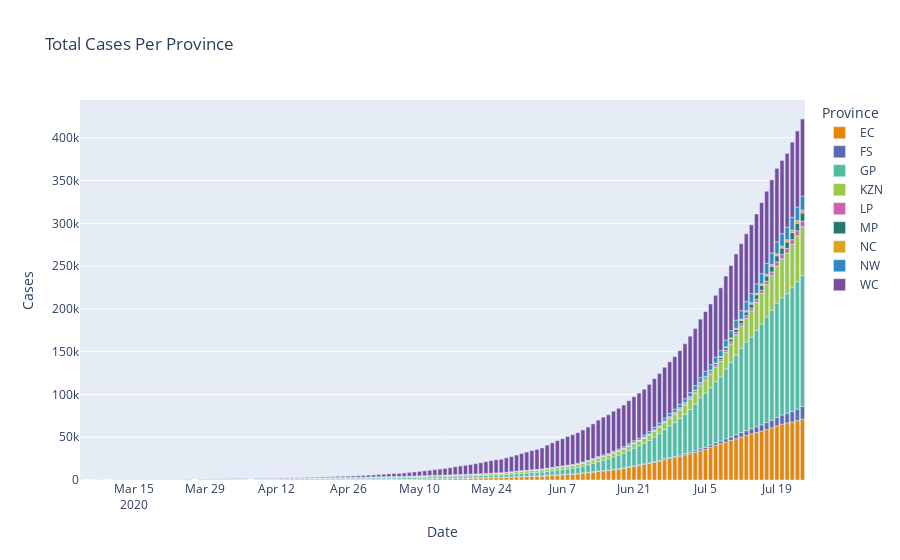

The notebook cell saved with this chart:
### Code cell
fig = px.bar(state_plotly, title='Total Cases Per Province', x='Date', y='Cases', color='Province',
             barmode='relative', color_discrete_sequence=colour_series)
fig.update_traces(hovertemplate=None)
fig.update_layout(hovermode="x")
fig.show()

### Figure 1 — Plotly figure (JSON) as saved in the notebook; plotly's stock layout.template omitted (floating-point values rounded to 4 significant figures; data arrays with more than 128 entries replaced by an {"elided": "..."} marker saying what was removed)
{"data": [{"alignmentgroup": "True", "legendgroup": "EC", "marker": {"color": "rgb(229, 134, 6)"}, "name": "EC", "offsetgroup": "EC", "orientation": "v", "showlegend": true, "textposition": "auto", "type": "bar", "x": {"elided": "140 str values"}, "xaxis": "x", "y": {"elided": "140 int values"}, "yaxis": "y"}, {"alignmentgroup": "True", "legendgroup": "FS", "marker": {"color": "rgb(93, 105, 177)"}, "name": "FS", "offsetgroup": "FS", "orientation": "v", "showlegend": true, "textposition": "auto", "type": "bar", "x": {"elided": "140 str values"}, "xaxis": "x", "y": {"elided": "140 int values"}, "yaxis": "y"}, {"alignmentgroup": "True", "legendgroup": "GP", "marker": {"color": "rgb(82, 188, 163)"}, "name": "GP", "offsetgroup": "GP", "orientation": "v", "showlegend": true, "textposition": "auto", "type": "bar", "x": {"elided": "140 str values"}, "xaxis": "x", "y": {"elided": "140 int values"}, "yaxis": "y"}, {"alignmentgroup": "True", "legendgroup": "KZN", "marker": {"color": "rgb(153, 201, 69)"}, "name": "KZN", "offsetgroup": "KZN", "orientation": "v", "showlegend": true, "textposition": "auto", "type": "bar", "x": {"elided": "140 str values"}, "xaxis": "x", "y": {"elided": "140 int values"}, "yaxis": "y"}, {"alignmentgroup": "True", "legendgroup": "LP", "marker": {"color": "rgb(204, 97, 176)"}, "name": "LP", "offsetgroup": "LP", "orientation": "v", "showlegend": true, "textposition": "auto", "type": "bar", "x": {"elided": "140 str values"}, "xaxis": "x", "y": {"elided": "140 int values"}, "yaxis": "y"}, {"alignmentgroup": "True", "legendgroup": "MP", "marker": {"color": "rgb(36, 121, 108)"}, "name": "MP", "offsetgroup": "MP", "orientation": "v", "showlegend": true, "textposition": "auto", "type": "bar", "x": {"elided": "140 str values"}, "xaxis": "x", "y": {"elided": "140 int values"}, "yaxis": "y"}, {"alignmentgroup": "True", "legendgroup": "NC", "marker": {"color": "rgb(218, 165, 27)"}, "name": "NC", "offsetgroup": "NC", "orientation": "v", "showlegend": true, "textposition": "auto", "type": "bar", "x": {"elided": "140 str values"}, "xaxis": "x", "y": {"elided": "140 int values"}, "yaxis": "y"}, {"alignmentgroup": "True", "legendgroup": "NW", "marker": {"color": "rgb(47, 138, 196)"}, "name": "NW", "offsetgroup": "NW", "orientation": "v", "showlegend": true, "textposition": "auto", "type": "bar", "x": {"elided": "140 str values"}, "xaxis": "x", "y": {"elided": "140 int values"}, "yaxis": "y"}, {"alignmentgroup": "True", "legendgroup": "WC", "marker": {"color": "rgb(118, 78, 159)"}, "name": "WC", "offsetgroup": "WC", "orientation": "v", "showlegend": true, "textposition": "auto", "type": "bar", "x": {"elided": "140 str values"}, "xaxis": "x", "y": {"elided": "140 int values"}, "yaxis": "y"}], "layout": {"barmode": "relative", "hovermode": "x", "legend": {"title": {"text": "Province"}, "tracegroupgap": 0}, "title": {"text": "Total Cases Per Province"}, "xaxis": {"anchor": "y", "domain": [0, 1], "title": {"text": "Date"}}, "yaxis": {"anchor": "x", "domain": [0, 1], "title": {"text": "Cases"}}}}
